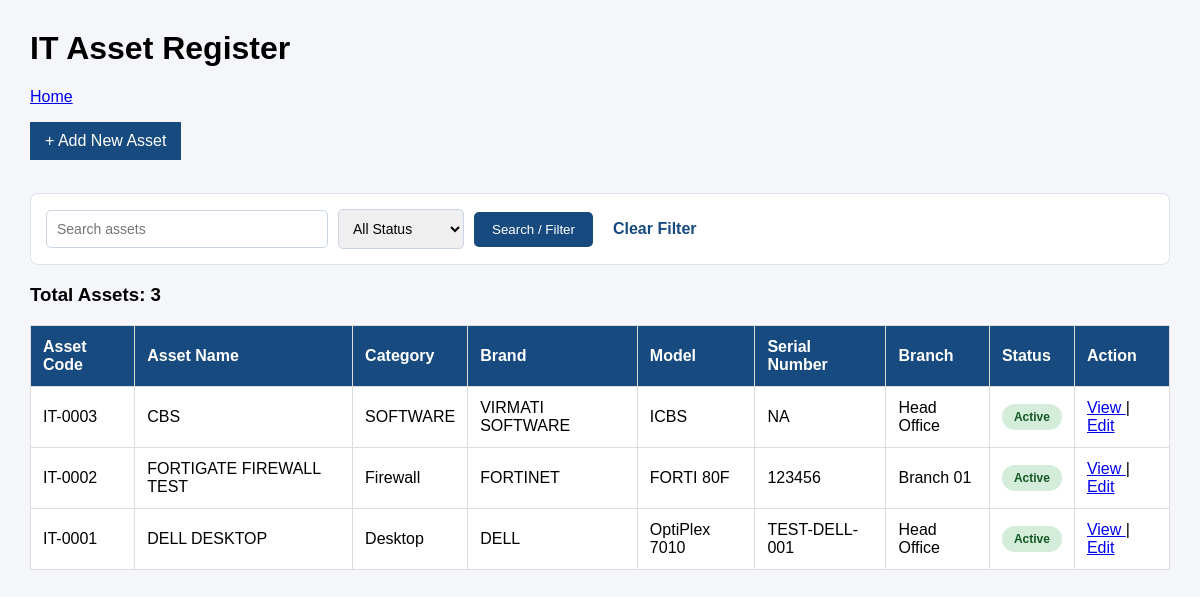
The page /assets (signed in) on the database as committed earlier.
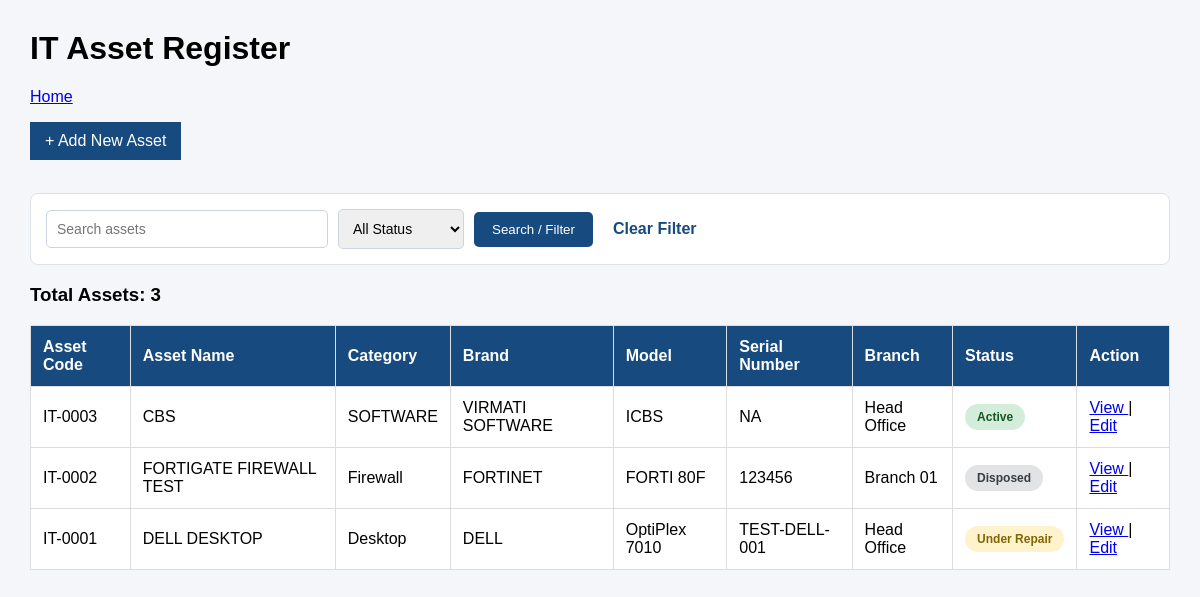
The same page on the database as committed later.
### tables this page shows
CREATE TABLE assets (
    id INTEGER PRIMARY KEY AUTOINCREMENT,
    asset_code TEXT NOT NULL UNIQUE,
    asset_name TEXT NOT NULL,
    serial_number TEXT UNIQUE,
    brand TEXT,
    model TEXT,
    category_id INTEGER NOT NULL,
    branch_id INTEGER NOT NULL,
    purchase_date TEXT,
    warranty_expiry TEXT,
    status TEXT NOT NULL DEFAULT 'Active',
    FOREIGN KEY (category_id)
        REFERENCES asset_categories(id),
    FOREIGN KEY (branch_id)
        REFERENCES branches(id)
);

CREATE TABLE asset_categories (
    id INTEGER PRIMARY KEY AUTOINCREMENT,
    category_name TEXT NOT NULL UNIQUE
);

CREATE TABLE branches (
    id INTEGER PRIMARY KEY AUTOINCREMENT,
    branch_name TEXT NOT NULL UNIQUE,
    branch_code TEXT NOT NULL UNIQUE
);

### app.py (the view)
@app.route("/assets")
@login_required
def asset_list():
    search = request.args.get("search", "").strip()
    status_filter = request.args.get("status", "").strip()
    conn = get_db()
    statuses = conn.execute("""
        SELECT status_name
        FROM asset_statuses
        WHERE is_active = 1
        ORDER BY status_name
    """).fetchall()
    assets = conn.execute("""
        SELECT
            a.id,
            a.asset_code,
            a.asset_name,
            a.serial_number,
            a.brand,
            a.model,
            a.status,
            b.branch_name,
            c.category_name
        FROM assets a
        JOIN branches b ON a.branch_id = b.id
        JOIN asset_categories c ON a.category_id = c.id
        WHERE (
            a.asset_code LIKE ?
            OR a.asset_name LIKE ?
            OR COALESCE(a.serial_number, '') LIKE ?
        )
        AND (? = '' OR a.status = ?)
        ORDER BY a.id DESC
    """, (
        f"%{search}%",
        f"%{search}%",
        f"%{search}%",
        status_filter,
        status_filter
    )).fetchall()
    conn.close()
    return render_template(
        "assets.html",
        assets=assets,
        search=search,
        statuses=statuses,
        status_filter=status_filter
    )

### app.py (called while the page is built)
def get_db():
    conn = sqlite3.connect(DB_PATH)
    conn.row_factory = sqlite3.Row
    return conn

def login_required(view):
    @wraps(view)
    def wrapped(*args, **kwargs):
        if "user_id" not in session:
            return redirect(url_for("login"))
        conn = get_db()
        user = conn.execute(
            "SELECT id FROM users "
            "WHERE id = ? AND is_active = 1",
            (session["user_id"],)
        ).fetchone()
        conn.close()
        if user is None:
            session.clear()
            return redirect(url_for("login"))
        return view(*args, **kwargs)
    return wrapped

### templates/assets.html (shortened to what this page needs)
<!DOCTYPE html>
<html lang="en">
<head>
</head>
<body>
<h1>IT Asset Register</h1>
<p>
    <a href="{{ url_for('home') }}">Home</a>
</p>
<a class="button" href="{{ url_for('add_asset') }}">
    + Add New Asset
</a>
<br><br>
<form method="GET"
        action="{{ url_for('asset_list') }}"
        class="asset-filter-form">
    <input
        type="text"
        name="search"
        placeholder="Search assets"
        value="{{ search }}"
    >
    <select name="status">
        <option value="">All Status</option>
    </select>
    <button type="submit">Search / Filter</button>
    <a href="{{ url_for('asset_list') }}"
        class="clear-filter">
        Clear Filter
    </a>
</form>
<h3>Total Assets: {{ assets|length }}</h3>
<table>
    <thead>
        <tr>
            <th>Asset Code</th>
            <th>Asset Name</th>
            <th>Category</th>
            <th>Brand</th>
            <th>Model</th>
            <th>Serial Number</th>
            <th>Branch</th>
            <th>Status</th>
            <th>Action</th>
        </tr>
    </thead>
    <tbody>
    {% for asset in assets %}
        <tr>
            <td>{{ asset.asset_code }}</td>
            <td>{{ asset.asset_name }}</td>
            <td>{{ asset.category_name }}</td>
            <td>{{ asset.brand }}</td>
            <td>{{ asset.model }}</td>
            <td>{{ asset.serial_number or '' }}</td>
            <td>{{ asset.branch_name }}</td>
            <td>
                {% if asset.status == "Active" %}
                    <span class="status-badge status-active">
                        {{ asset.status }}
                    </span>
                {% elif asset.status in ["Repair", "Under Repair"] %}
                     <span class="status-badge status-repair">
                        {{ asset.status }}
                    </span>
                {% elif asset.status == "Spare" %}
                    <span class="status-badge status-spare">
                        {{ asset.status }}
                    </span>
                {% elif asset.status == "Obsolete" %}
                    <span class="status-badge status-obsolete">
                        {{ asset.status }}
                    </span>
                {% else %}
                    <span class="status-badge status-other">
                {{ asset.status }}
                    </span>
                {% endif %}
            </td>
            <td>
                <a href="{{ url_for('view_asset', asset_id=asset.id) }}">
                View
                </a>
                    {% if session.get('role') == 'Admin' %}
    |
                        <a href="{{ url_for('edit_asset', asset_id=asset.id) }}">
                            Edit
                        </a>
                    {% endif %}
            </td>
        </tr>
    {% else %}
        <tr>
            <td colspan="9">No assets found.</td>
        </tr>
    {% endfor %}
    </tbody>
</table>
</body>
</html>

### templates/assets.html (style rules this page uses)
body { font-family: Arial, sans-serif; margin: 30px; background: #f4f6f9; }
table { width: 100%; border-collapse: collapse; background: white; }
th, td { padding: 12px; border: 1px solid #ddd; text-align: left; }
th { background: #174a7e; color: white; }
.button { display: inline-block; padding: 10px 15px; background: #174a7e; color: white; text-decoration: none; }
.status-badge { display: inline-block; padding: 6px 12px; border-radius: 20px; font-size: 12px; font-weight: bold; text-align: center; white-space: nowrap; }
.status-active { background-color: #d4edda; color: #155724; }
.status-repair { background-color: #fff3cd; color: #856404; }
.status-other { background-color: #e2e3e5; color: #383d41; }
.asset-filter-form { display: flex; align-items: center; flex-wrap: wrap; gap: 10px; padding: 15px; background: #ffffff; border: 1px solid #dce3eb; border-radius: 8px; margin: 15px 0; }
.asset-filter-form input, .asset-filter-form select { padding: 10px; border: 1px solid #cbd5e1; border-radius: 5px; font-size: 14px; }
.asset-filter-form input { width: 260px; max-width: 100%; }
.asset-filter-form button { background: #174a7e; color: white; padding: 10px 18px; border: none; border-radius: 5px; cursor: pointer; }
.clear-filter { color: #174a7e; text-decoration: none; font-weight: bold; padding: 10px; }

Rows that differ between the two databases and show on the page:
changed assets "IT-0002": status "Active" → "Disposed"
changed assets "IT-0001": status "Active" → "Under Repair"
